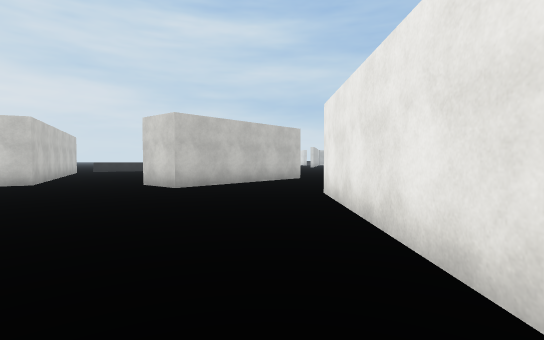
view 1 (above)

22 first-person views from a walk through a scene from a Unity 3-D project. The camera is 1.3 m above the floor, tilts 2° down and sees 85° across. The floor is counted in squares, 2 m on a side. Each view is taken from the middle of a square. On the plan, view 1 faces up. The plan holds only what a view shows up to about 9 squares ahead; the rest is blank. The place goes on beyond the plan. The player character is not drawn. Surface patterns are stand-ins for the level's own textures.

view 2
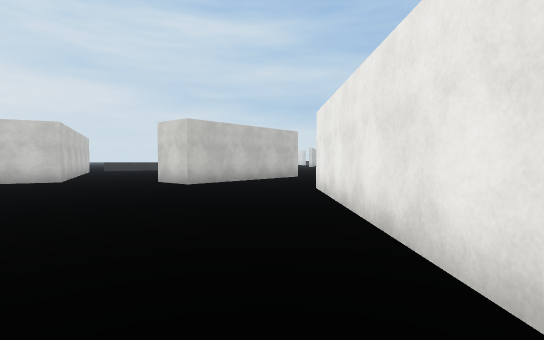

view 3
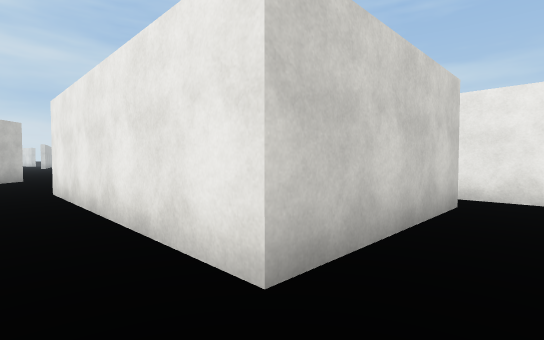

view 4
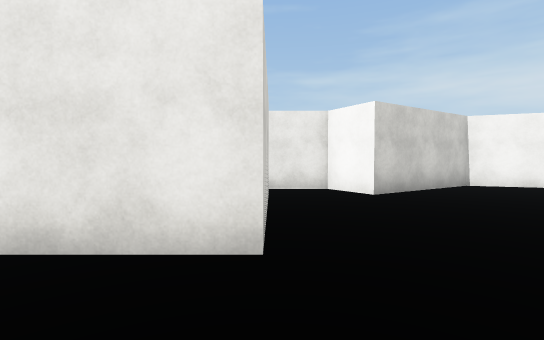

view 5
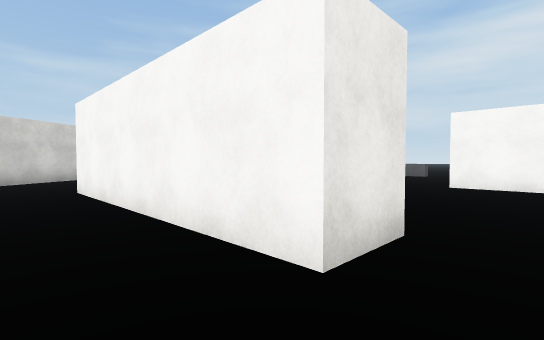

view 6
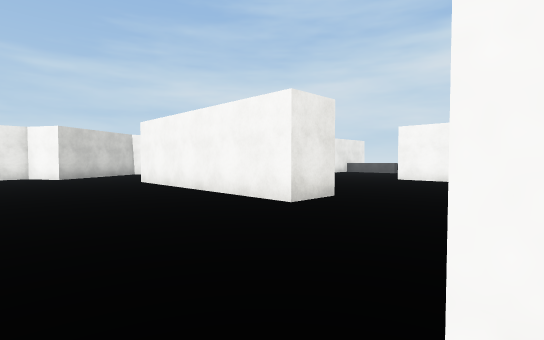

view 7
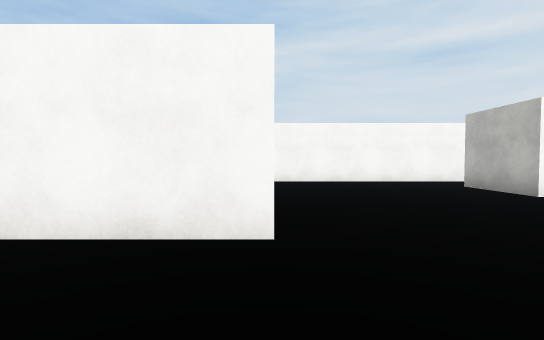

view 8
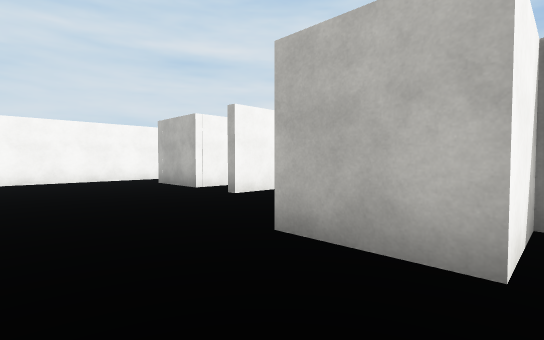

view 9
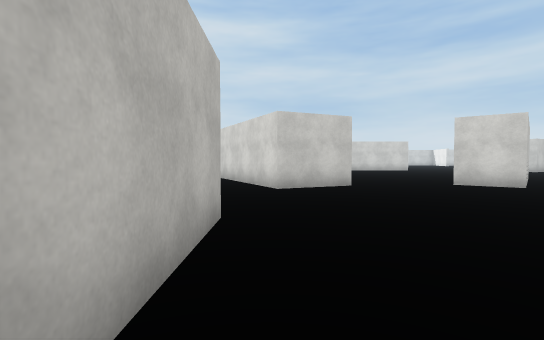

view 10
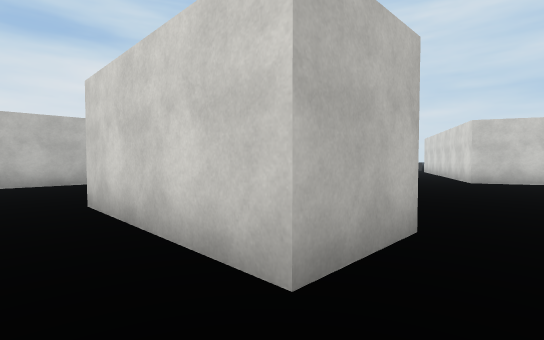

view 11
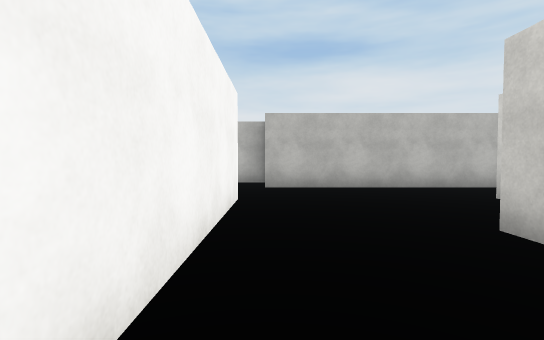

view 12
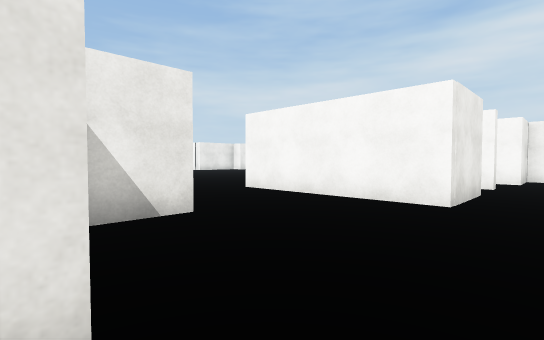

view 13
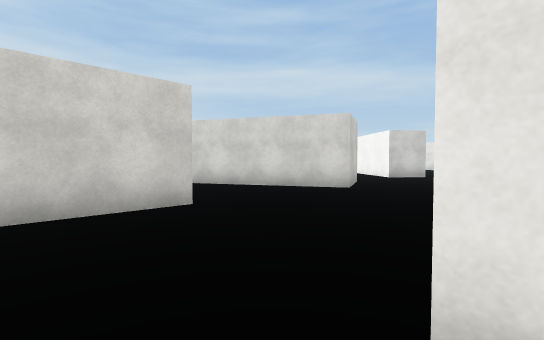

view 14
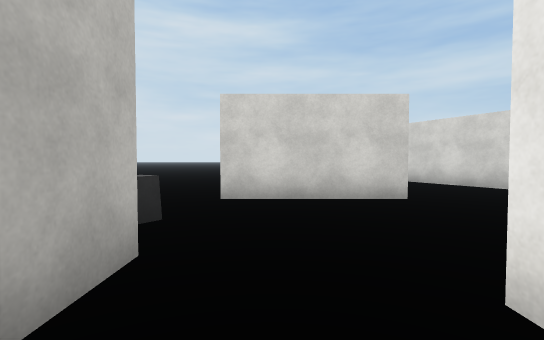

view 15
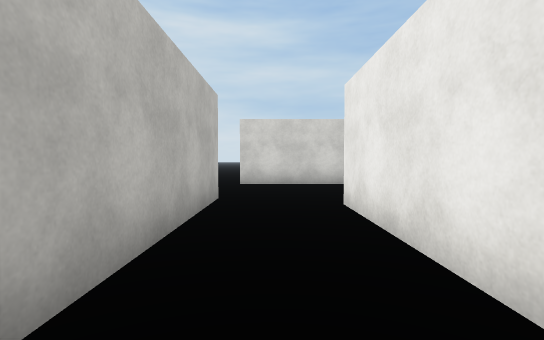

view 16
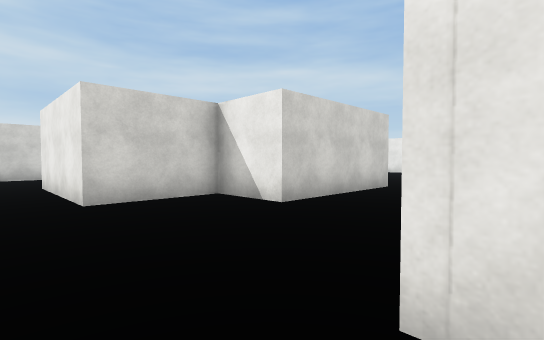

view 17
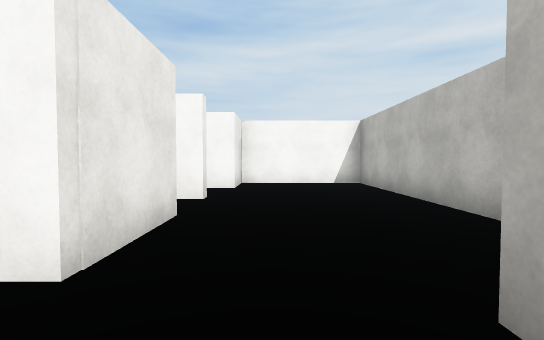

view 18
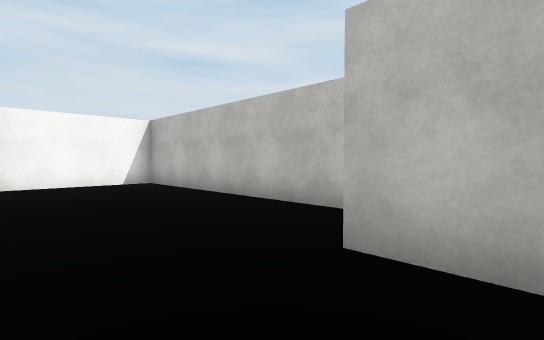

view 19
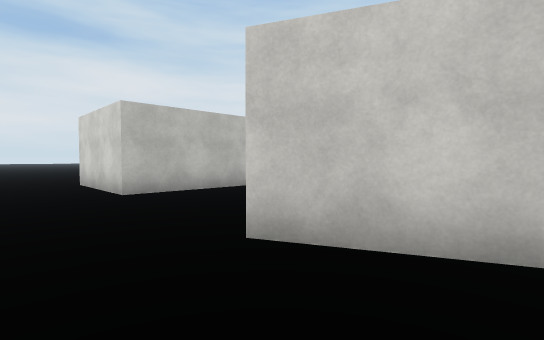

view 20
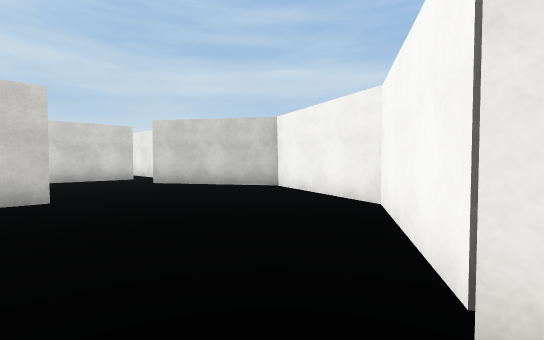

view 21
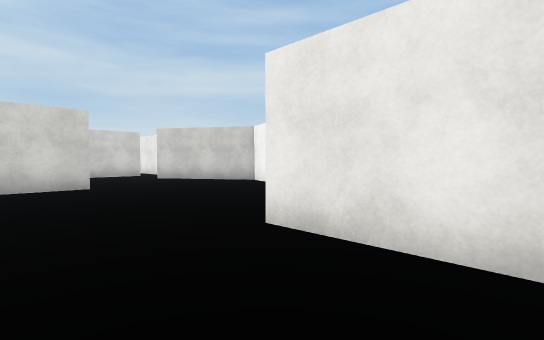

view 22
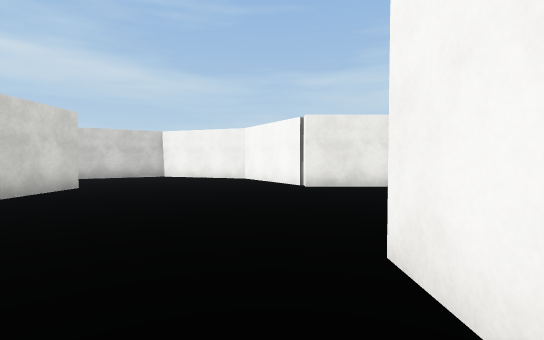

### Floor plan
Points are (right, up) in squares from view 1. A wall is a line through its corners. A room is listed if a view was taken in it or the views show most of it. See-through windows are left out.
Room 1 (views 1, 2, 3, 4, 5, 6, 7, 8, 9, 10, 11, 19, 20, 21, 22)
walls: (-4, -4.6) (-4, -3.4) (1.8, -3.4); (-8.6, 3.4) (-8.6, -0.2) (-6.9, -0.2) (-6.9, -1.9) (-8.6, -1.9); (-8.6, -6.1) (-8.6, -8.2); (1.9, -4.6) (-0.2, -4.6); (4.8, 0.1) (1, 0.1) (1, 5.9); (-1.2, 7.8) (-2.2, 6.7) (-3.3, 7.6); (-6.8, 9) (-6, 7.4) (-7.9, 6.6) (-10, 10.9); (-9.8, -9.8) (-3, -9.8); (2.5, -9.7) (5.2, -8.1) (6.4, -4.8) (4.5, -1.9) (5.6, -1.2); (2.1, -12) (2.1, -9.8); (-11.8, 9.9) (-11.8, 6.9) (-14.9, 6.9)
ways out: opening at (-14, 3) to room 2; opening at (-9.5, -3.5) to room 2; opening at (-13, -9) to room 3; opening at (-15, 6); opening at (-5, 9.3); opening at (0.5, 6.5); opening at (5, 0)
Room 2 (views 12, 13, 14, 15, 17, 18)
walls: (-13, -4.6) (-8.5, -4.6); (-8.6, -1.9) (-10.7, -1.9) (-10.7, -0.2) (-13, -0.2) (-13, 3.4); (-14.9, 4) (-14.9, -4.2)
ways out: opening at (-14, 3) to room 1; opening at (-9.5, -3.5) to room 1; opening at (-14, -5) to room 3
Room 3 (view 16)
walls: (-13, -8.2) (-13, -7.9) (-12.4, -7.9); (-13, -6.5) (-13, -4.6); (-16.4, -4.1) (-16.4, -11.2) (-13.2, -11.2) (-13.2, -9.8) (-12.5, -9.8)
ways out: opening at (-13, -9) to room 1; opening at (-14, -5) to room 2; opening at (-13, -7)

Where each view was taken, in squares from view 1:
view 1: 0 up, 0 right, facing up
view 2: 1 down, 0 right, facing up
view 3: 1 down, 0 right, facing up-right
view 4: 0 up, 1 left, facing right
view 5: 2 down, 5 left, facing down-right
view 6: 0 up, 7 left, facing down-right
view 7: 1 down, 4 left, facing down
view 8: 0 up, 5 left, facing down-left
view 9: 0 up, 8 left, facing up
view 10: 3 down, 6 left, facing up-left
view 11: 4 down, 8 left, facing left
view 12: 0 up, 14 left, facing down-right
view 13: 3 up, 14 left, facing up-right
view 14: 2 up, 14 left, facing up
view 15: 1 down, 14 left, facing up
view 16: 5 down, 14 left, facing up-right
view 17: 3 down, 14 left, facing down
view 18: 3 down, 13 left, facing down-left
view 19: 5 up, 6 left, facing up-left
view 20: 10 down, 1 right, facing up-right
view 21: 12 down, 0 right, facing up-right
view 22: 9 down, 5 left, facing right
